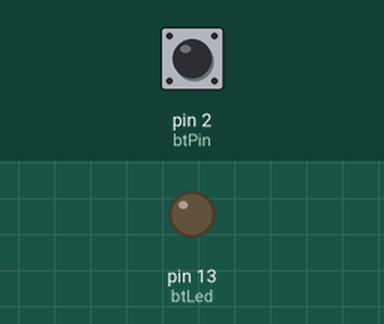
A sketch run on a simulated Arduino Uno, built with avr-gcc and run on an emulated ATmega328P. Parts: output pins drawn as LEDs (lit = HIGH). Inputs (shaded band) come from the test bench; at power-on: pin 2 (btPin) HIGH.

Above: at 1.2 s.
1.3 s: pin 2 (btPin) pulled LOW for 0.15 s
At 1.37 s:
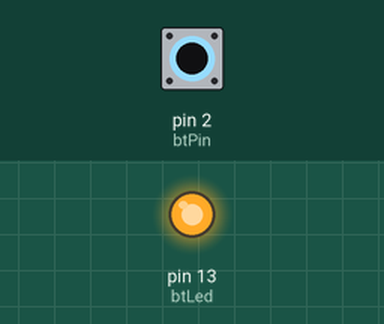
2.9 s: pin 2 (btPin) pulled LOW for 3.2 s
At 7.3 s:
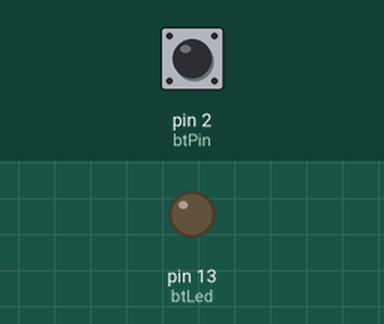
Timing chart, 0 to 8.8 s (numbered marks = the images above; inputs shaded):
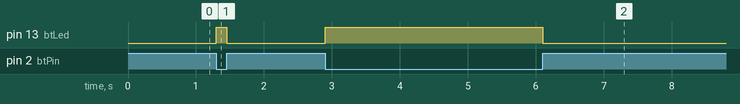

The sketch:

wkC.ino
```cpp
int stateBt=0;
int btPin=2;
int btLed=13;

void setup() {
  // put your setup code here, to run once:
pinMode(btPin,INPUT);
pinMode(btLed,OUTPUT);
digitalWrite(btPin,HIGH);
}

void loop() {
  stateBt=digitalRead(btPin);
  if(stateBt==HIGH){
    digitalWrite(btLed,LOW);
    }
    else{
      digitalWrite(btLed,HIGH);
      }
  // put your main code here, to run repeatedly:

}
```

Measured:
- after the input at 1.3 s, pin 13 (btLed): LOW → HIGH at once, → LOW 0.15 s later
- after the input at 2.9 s, pin 13 (btLed): LOW → HIGH at once, → LOW 3.2 s later
